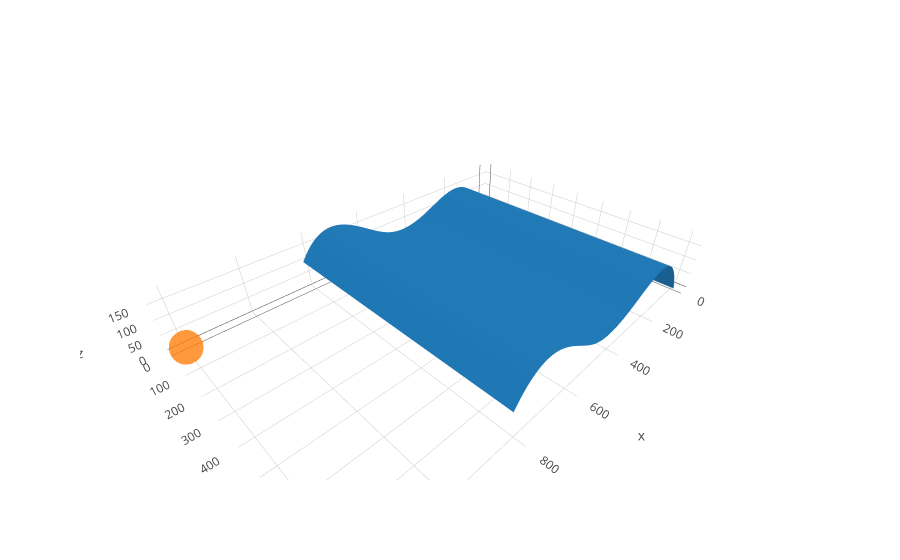

Source (notebook cell):
### Code cell
def plotMeshShape(x,spline, plot_points = False, points = None):
    y = np.linspace(0, inpl_h,3)
    X, Y = np.meshgrid(x,y)
    Z = interpolate.splev(X, spline, der = 0)
    data = [go.Mesh3d(x = X.flatten(), y= Y.flatten(), z= Z.flatten())]
    layout = go.Layout(
             scene=dict(
                 aspectmode='data'))
    fig = go.Figure(data = data, layout = layout)

    if plot_points:
        extra_points = go.Scatter3d(x = points[:,0], 
                                    y = points[:,1], 
                                    z = points[:,2], 
                                    mode = 'markers',
                                    marker=dict(
                                        size=12,
                                        #color=z,                # set color to an array/list of desired values
                                        #colorscale='Viridis',   # choose a colorscale
                                        opacity=0.8
                                    ))
        fig = go.Figure(data + [extra_points], layout = layout)
    
    py.offline.iplot(fig)
    
plotMeshShape(scaled_xnew ,scaled_spline, True, np.array([[1200,1,2]]))

### Figure 1 — Plotly figure (JSON) as saved in the notebook; plotly's stock layout.template omitted (floating-point values rounded to 4 significant figures; data arrays with more than 128 entries replaced by an {"elided": "..."} marker saying what was removed)
{"data": [{"type": "mesh3d", "uid": "ed0af037-d9f3-45e5-936b-b957f9873ef2", "x": {"elided": "8640 float values"}, "y": {"elided": "8640 int values"}, "z": {"elided": "8640 float values"}}, {"marker": {"opacity": 0.8, "size": 12}, "mode": "markers", "type": "scatter3d", "uid": "01573ad1-3506-4117-9b3e-d5521eafc20f", "x": [1200], "y": [1], "z": [2]}], "layout": {"scene": {"aspectmode": "data"}}}
